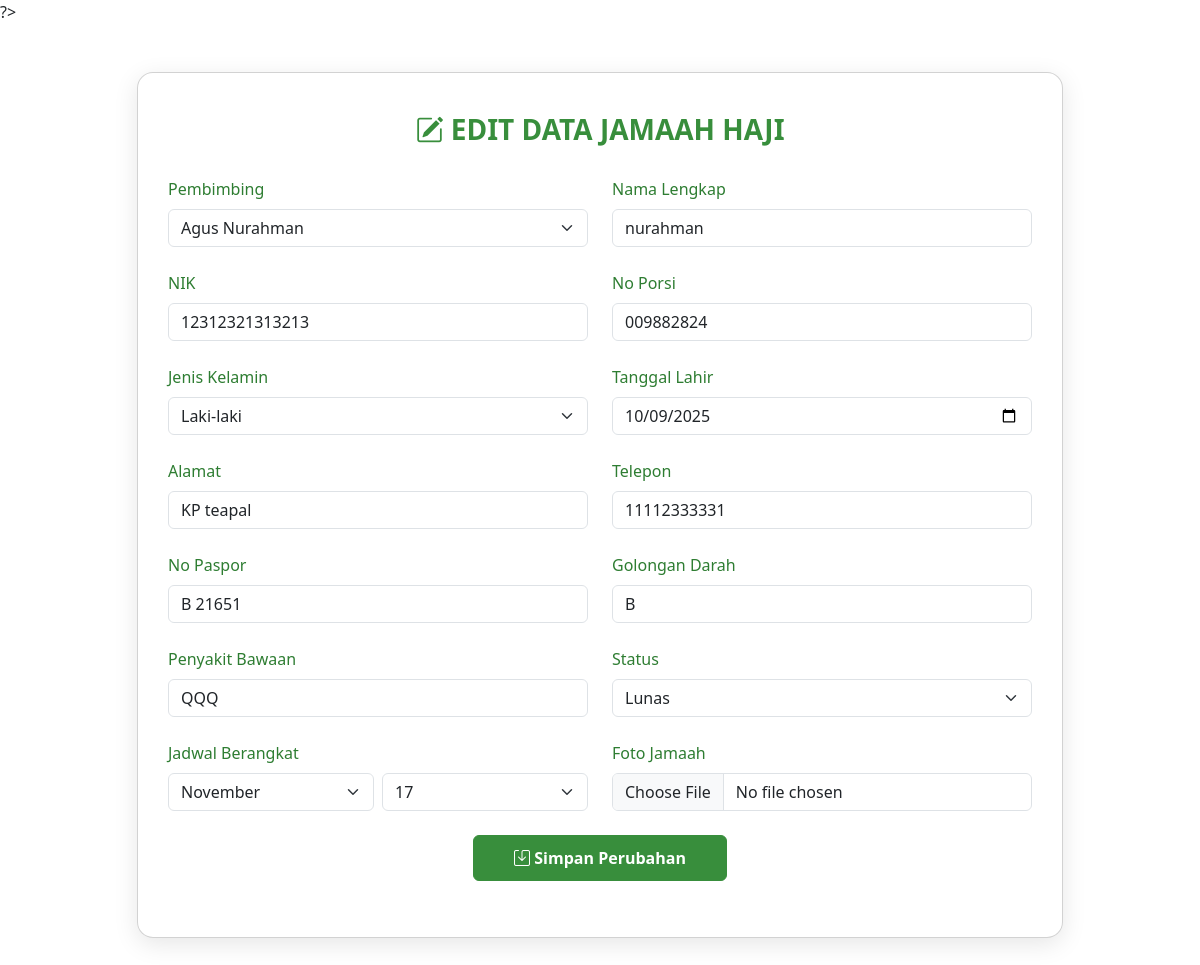
The app's page /contern/jamaahHaji/editJamaah2028.php?id=12 with its own data.
### tables this page shows
CREATE TABLE `jamaah_2028` (
  `id` int NOT NULL,
  `foto` varchar(100) NOT NULL,
  `nik` varchar(20) NOT NULL,
  `no_porsi` varchar(30) NOT NULL,
  `nama_lengkap` varchar(100) NOT NULL,
  `jenis_kelamin` varchar(20) DEFAULT NULL,
  `tanggal_lahir` date NOT NULL,
  `alamat` varchar(200) DEFAULT NULL,
  `telepon` varchar(30) DEFAULT NULL,
  `no_paspor` varchar(20) DEFAULT NULL,
  `golongan_darah` varchar(5) DEFAULT NULL,
  `penyakit_bawaan` varchar(100) DEFAULT NULL,
  `jadwal_berangkat` date DEFAULT NULL,
  `status` varchar(250) NOT NULL,
  `data_pulang` date DEFAULT NULL,
  `id_pembimbing` int DEFAULT NULL
);

### contern/jamaahHaji/editJamaah2028.php (the view, shortened to what this page needs)
<!DOCTYPE html>
<html lang="id">
<head>
  <link rel="stylesheet" href="https://cdn.jsdelivr.net/npm/bootstrap@5.3.3/dist/css/bootstrap.min.css" />
  <link rel="stylesheet" href="https://cdn.jsdelivr.net/npm/bootstrap-icons@1.10.5/font/bootstrap-icons.css" />
</head>
<body>
<?php
include __DIR__ . '/../../backend/database.php';
$id = $_GET['id'];
$sql = "SELECT * FROM jamaah_2028 WHERE id=$id";
$tampil = $conn->query($sql);
$data = mysqli_fetch_assoc($tampil);
?>
<div class="container py-5">
  <div class="row justify-content-center">
    <div class="col-lg-10">
      <div class="card card-form">
        <h3 class="form-title"><i class="bi bi-pencil-square"></i> Edit Data Jamaah Haji</h3>
        <form action="../../backend/query/updateJamaah2028.php" method="POST" enctype="multipart/form-data">
          <div class="row g-4">
            <div class="col-md-6">
              <label for="id_pembimbing" class="form-label">Pembimbing</label>
              <select class="form-select" id="id_pembimbing" name="id_pembimbing" required>
                <?php
                $sqlPembimbing = "SELECT id, nama_lengkap FROM pembimbing_haji";
                $resultPembimbing = $conn->query($sqlPembimbing);
                while ($rowPembimbing = $resultPembimbing->fetch_assoc()) {
                  $selected = ($rowPembimbing['id'] == $data['id_pembimbing']) ? 'selected' : '';
                  echo '<option value="' . $rowPembimbing['id'] . '" ' . $selected . '>' . htmlspecialchars($rowPembimbing['nama_lengkap']) . '</option>';
                }
                ?>
              </select>
            </div>
            <div class="col-md-6">
              <label for="nama_lengkap" class="form-label">Nama Lengkap</label>
              <input type="text" class="form-control" id="nama_lengkap" name="nama_lengkap" value="<?= $data['nama_lengkap'] ?>" required />
            </div>
            <div class="col-md-6">
              <label for="nik" class="form-label">NIK</label>
              <input type="text" class="form-control" id="nik" name="nik" value="<?= $data['nik'] ?>" required />
            </div>
            <div class="col-md-6">
              <label for="no_porsi" class="form-label">No Porsi</label>
              <input type="text" class="form-control" id="no_porsi" name="no_porsi" value="<?= $data['no_porsi'] ?>" required />
            </div>
            <div class="col-md-6">
              <label for="jenis_kelamin" class="form-label">Jenis Kelamin</label>
              <select class="form-select" name="jenis_kelamin" required>
                <option value="Laki-laki" <?= $data['jenis_kelamin'] == 'Laki-laki' ? 'selected' : '' ?>>Laki-laki</option>
              </select>
            </div>
            <div class="col-md-6">
              <label for="tanggal_lahir" class="form-label">Tanggal Lahir</label>
              <input type="date" class="form-control" id="tanggal_lahir" name="tanggal_lahir" value="<?= $data['tanggal_lahir'] ?>" required />
            </div>
            <div class="col-md-6">
              <label for="alamat" class="form-label">Alamat</label>
              <input type="text" class="form-control" id="alamat" name="alamat" value="<?= $data['alamat'] ?>" required />
            </div>
            <div class="col-md-6">
              <label for="telepon" class="form-label">Telepon</label>
              <input type="text" class="form-control" id="telepon" name="telepon" value="<?= $data['telepon'] ?>" required />
            </div>
            <div class="col-md-6">
              <label for="no_paspor" class="form-label">No Paspor</label>
              <input type="text" class="form-control" id="no_paspor" name="no_paspor" value="<?= $data['no_paspor'] ?>" />
            </div>
            <div class="col-md-6">
              <label for="golongan_darah" class="form-label">Golongan Darah</label>
              <input type="text" class="form-control" id="golongan_darah" name="golongan_darah" value="<?= $data['golongan_darah'] ?>" />
            </div>
            <div class="col-md-6">
              <label for="penyakit_bawaan" class="form-label">Penyakit Bawaan</label>
              <input type="text" class="form-control" id="penyakit_bawaan" name="penyakit_bawaan" value="<?= $data['penyakit_bawaan'] ?>" />
            </div>
            <div class="col-md-6">
              <label for="status" class="form-label">Status</label>
              <select class="form-select" id="status" name="status" required>
                <option value="Lunas" <?= $data['status'] == 'Lunas' ? 'selected' : '' ?>>Lunas</option>
              </select>
            </div>
            <div class="col-md-6">
              <label for="jadwal_berangkat" class="form-label">Jadwal Berangkat</label>
              <div class="row g-2">
                <div class="col-6">
                  <select class="form-select" id="bulan" name="bulan" required>
                    <option value="11" <?= !empty($data['jadwal_berangkat']) && date('m', strtotime($data['jadwal_berangkat'])) == '11' ? 'selected' : '' ?>>November</option>
                  </select>
                </div>
                <div class="col-6">
                  <select class="form-select" id="tanggal" name="tanggal" required>
                    <option value="" disabled selected>Pilih Tanggal</option>
                  </select>
                </div>
              </div>
            </div>
            <div class="col-md-6">
              <label for="foto" class="form-label">Foto Jamaah</label>
              <input type="file" class="form-control" id="foto" name="foto" accept="image/*" onchange="previewImage(event)">
            </div>
          </div>
          <div class="d-flex justify-content-center mt-4">
            <button type="submit" class="btn btn-primary" name="update">
              <i class="bi bi-save"></i> Simpan Perubahan
            </button>
          </div>
        </form>
      </div>
    </div>
  </div>
</div>
</body>
</html>

### contern/jamaahHaji/editJamaah2028.php (style rules this page uses)
html, body { height: 100vh; }
body { background: url('https://images.pexels.com/photos/2291789/pexels-photo-2291789.jpeg') no-repeat center center fixed; background-size: cover; font-family: 'Segoe UI', sans-serif; }
.card-form { border-radius: 16px; box-shadow: 0 6px 24px rgba(0, 0, 0, 0.1); background: rgba(255,255,255,0.7); padding: 40px 30px; }
.form-title { color: #388e3c; font-weight: bold; text-transform: uppercase; margin-bottom: 30px; text-align: center; }
.form-label { font-weight: 500; color: #2e7d32; }
.btn-primary { background-color: #388e3c; border-color: #388e3c; font-weight: bold; padding: 10px 40px; }

### records on screen
jamaah_2028: nama_lengkap "nurahman", nik "12312321313213", no_porsi "009882824", jenis_kelamin "Laki-laki", tanggal_lahir "10/09/2025", alamat "KP teapal", telepon "11112333331", no_paspor "B 21651", golongan_darah "B", penyakit_bawaan "QQQ", status "Lunas", bulan "November"

### other values on screen
form field id_pembimbing "Agus Nurahman"
